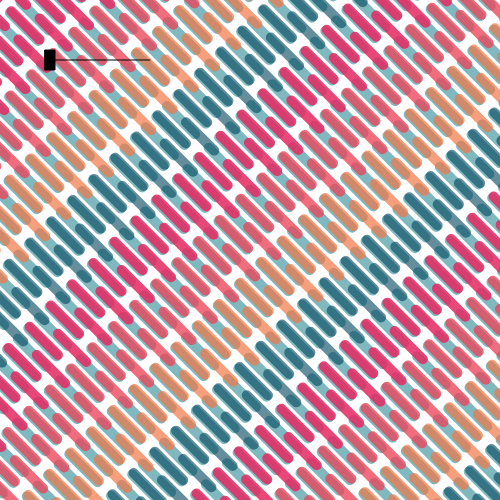
Frame 1 (no input)
Frame 60 (no input): identical to frame 1, image omitted
Frame 120 (the mouse pressed at the canvas centre since frame 60): identical to frame 1, image omitted

The p5.js sketch that drew this single still picture (run headless with seeded random() and noise() and a simulated clock; from frame 60 on, the mouse is pressed at the canvas centre):

// p5.js sketch
// ── sketch.js
// slider object
slider = {
    //Line parameters
    Lx: 50,
    Ly: 60,
    length: 100,

    //slider parameters
    x: 50,
    y: 60,
    w: 10,
    h: 20,

    //display functions
    display: function() {
        fill(0);
        stroke(0);
        line(this.Lx, this.Ly, this.Lx + this.length, this.Ly);

        rect(this.x, this.y, this.w, this.h);
    },

    //slide functions
    //map interaction parameters
    a: 0,
    //dragging interaction parameters
    drag: false,
    slide: function() {
        if (this.drag) {
            if (mouseX < this.Lx) {
                this.x = this.Lx;
            } else if (mouseX > this.Lx + this.length) {
                this.x = this.Lx + this.length;
            } else {
                this.x = mouseX;
            }
            this.a = this.x - this.Lx;
        }
    }
};


function setup() {
    createCanvas(500, 500);
}

function draw() {
    background(255);
    rectMode(CENTER);
    // Map display
    push();
    rotate(PI / 4);
    design();
    pop();

    //slider display
    slider.display();
    slider.slide();
}

//algorithmic design
function backgroundMap(col, sOffset, eOffset, bksp, w, h) {
    for (i = 5 - sOffset; i < width + eOffset; i += w + 9) {
        for (j = 7 - sOffset; j < height + eOffset; j += bksp) {
            fill(col);
            noStroke();
            rect(i, j, w, h, 20);
        }
    }
}

function frontMap(col_1, col_2, col_3, col_4, sOffset, eOffset, bksp, w, h) {
    for (i = 5 - sOffset; i < width + eOffset; i += w + 9) {
        if (i % 4 == 1) {
            fill(col_1);

        } else if (i % 4 == 2) {
            fill(col_2);

        } else if (i % 4 == 3) {
            fill(col_3);

        } else {
            fill(col_4);
        }
        for (j = 5 - sOffset; j < height + eOffset; j += bksp) {
            // fill(255, 0, 0, 80);
            noStroke();
            if (j % 2 == 1 | j % 2 == -1) {
                rect(i + 25 - slider.a, j, w, h, 20);
            } else {
                rect(i + slider.a, j, w, h, 20);
            }
        }
    }
}


function design() {
    //function backgroundMap(col,sOffset, eOffset, bksp, w, h)
    backgroundMap(color(23, 126, 137, 140), 500, 500, 15, 50, 10);
    // function frontMap(col_1, col_2, col_3, col_4,sOffset, eOffset, bksp, w, h)
    frontMap(color(8, 76, 97, 160),
        color(243, 119, 72, 180),
        color(235, 70, 90, 200),
        color(229, 43, 99, 220),
        500, 500, 15, 50, 10);
}

// mouse interaction
function mousePressed() {
    if (mouseX < slider.x * slider.w && mouseX > slider.x - slider.w && mouseY > slider.y - 1 / 2 * slider.h && mouseY < slider.y + slider.h && slider.drag == false) {
        slider.drag = true;
    }
}

function mouseReleased() {
    slider.drag = false;
}
